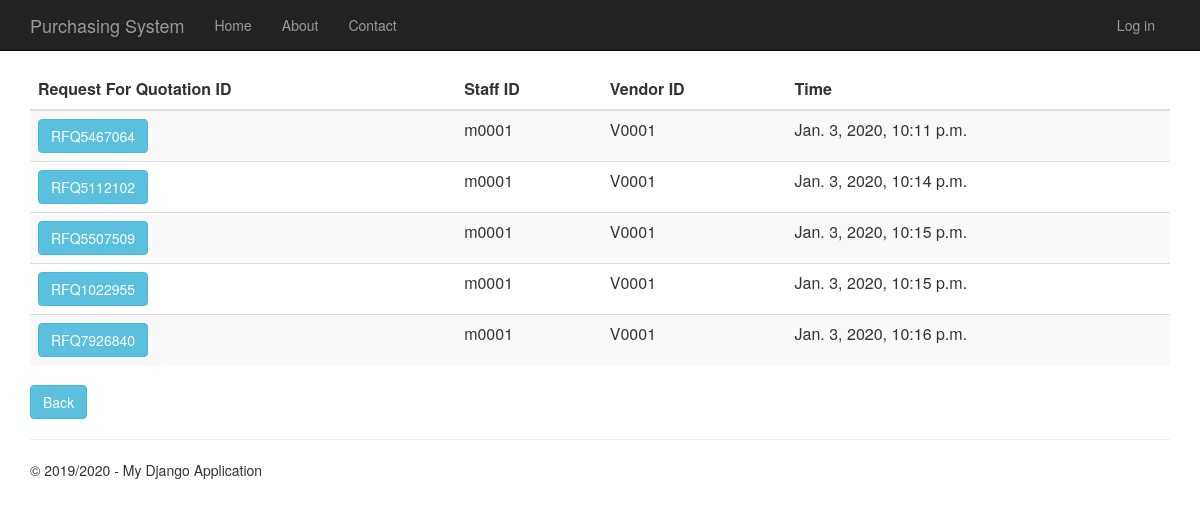
The page /requestforquotationhistory on the database as committed earlier.
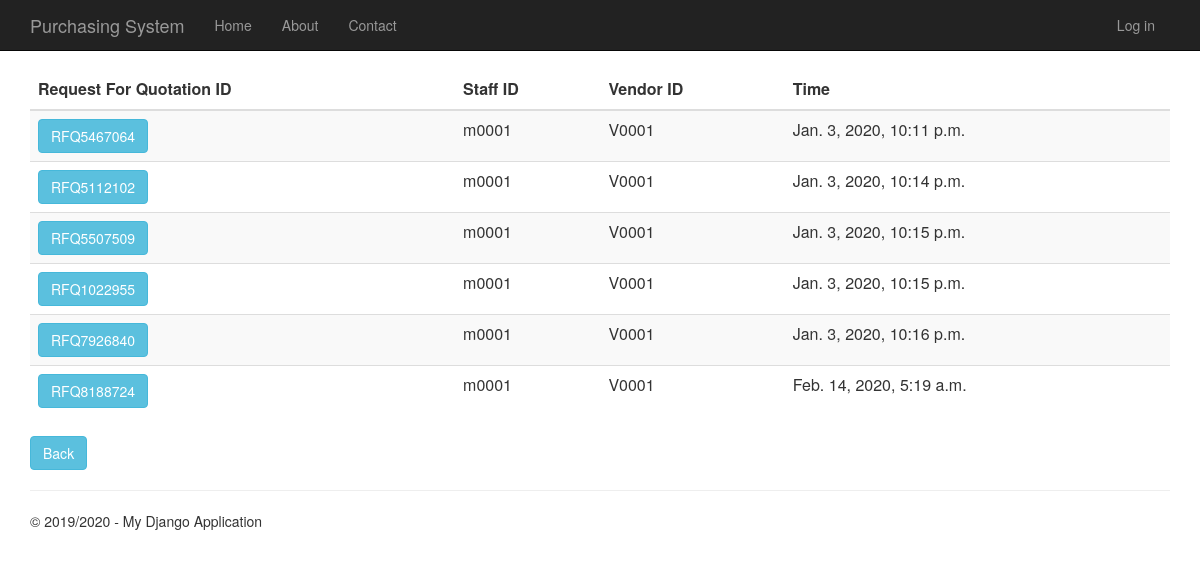
The same page on the database as committed later.
### RequestForQuotation/models.py (models this page shows)
class RequestForQuotation(models.Model):
    request_for_quotation_id = models.CharField(primary_key=True, max_length=10)
    time_created = models.DateTimeField()
    description = models.TextField(null=True,default=None, blank=True)
    total_price = models.DecimalField(max_digits=10, decimal_places=2, default=Decimal('0.00'))
    person_id = models.ForeignKey(Person, on_delete = models.CASCADE)
    vendor_id = models.ForeignKey(Vendor, on_delete = models.CASCADE)
    purchase_requisition_id = models.ForeignKey(PurchaseRequisition, on_delete = models.CASCADE)
    def __str__(self):
        return str(self.request_for_quotation_id)

### app/models.py (models this page shows, shortened)
class Person(models.Model):
    user_id = models.OneToOneField(User)
    person_id = models.CharField(primary_key=True, max_length=10)
    person_name = models.TextField()
    person_address = models.TextField()
    person_phone_number = models.TextField()
    person_role = models.TextField(default = 'EMPLOYEE')

class Vendor(models.Model):
    vendor_id = models.CharField(primary_key=True, max_length=10)
    vendor_name = models.TextField()
    vendor_phone_number = models.TextField()
    vendor_address = models.TextField()
    vendor_email = models.TextField()
    def __str__(self):
        return str(self.vendor_id)

### RequestForQuotation/views.py (the view)
# urls.py: url(r'^requestforquotationhistory', RequestForQuotation.views.requestforquotationhistory, name="request_of_quotation_history"),
def requestforquotationhistory(request):
        request_for_quotations = RequestForQuotation.objects.all()
        print(request_for_quotations)
        context = {
            'title':'Request For Quotation History',
            'rows':request_for_quotations,
            'year':'2019/2020'
            }
        return render(request,'RequestForQuotation/requestforquotationhistory.html',context)

### RequestForQuotation/templates/RequestForQuotation/requestforquotationhistory.html
﻿{% extends "app/layout.html" %}
{% block content %}
<div class="purchaseorderhistory margintop">
    <form action="requestforquotationhistorydetails" method="GET">
        <table class="table table-striped margintop">
          <thead>
            <tr>
              <th scope="col">Request For Quotation ID</th>
              <th scope="col">Staff ID</th>
              <th scope="col">Vendor ID</th>
              <th scope="col">Time</th>
            </tr>
          </thead>
          <tbody>
              {% for r in rows %}
            <tr>
                 <td><button type="submit" name="rfq_id" value="{{r.request_for_quotation_id}}" class="btn btn-info" >{{r.request_for_quotation_id}}</button></td>
                 <td>{{r.person_id.person_id}}</td>
                 <td>{{r.vendor_id}}</td>
                 <td>{{r.time_created}}</td>
            </tr>
              {% endfor %}
          </tbody>
        </table>
    </form>
       <form action="menu">
        <div class="margintop">
            <button type="submit" class="btn btn-info" >Back</button>
        </div>
    </form>
</div>
{% endblock %}

### app/templates/app/layout.html (shortened to what this page needs)
﻿<!DOCTYPE html>
<html>
<head>
    {% load staticfiles %}
    <link rel="stylesheet" type="text/css" href="{% static 'app/content/bootstrap.min.css' %}" />
    <link rel="stylesheet" type="text/css" href="{% static 'app/content/site.css' %}" />
</head>
<body>
    <div class="navbar navbar-inverse navbar-fixed-top">
        <div class="container">
            <div class="navbar-header">
                <a href="/" class="navbar-brand">Purchasing System</a>
            </div>
            <div class="navbar-collapse collapse">
                <ul class="nav navbar-nav">
                    <li><a href="{% url 'home' %}">Home</a></li>
                    <li><a href="{% url 'about' %}">About</a></li>
                    <li><a href="{% url 'contact' %}">Contact</a></li>
                </ul>
                {% include 'app/loginpartial.html' %}
            </div>
        </div>
    </div>
    <div class="container body-content">
{% block content %}{% endblock %}
        <hr/>
        <footer>
            <p>&copy; {{ year }} - My Django Application</p>
        </footer>
    </div>
</body>
</html>

### app/templates/app/loginpartial.html
{% if user.is_authenticated %}
<form id="logoutForm" action="/logout" method="post" class="navbar-right">
    {% csrf_token %}
    <ul class="nav navbar-nav navbar-right">
        <li><span class="navbar-brand">Hello {{ user.username }}!</span></li>
        <li><a href="javascript:document.getElementById('logoutForm').submit()">Log off</a></li>
    </ul>
</form>
{% else %}
<ul class="nav navbar-nav navbar-right">
    <li><a href="{% url 'login' %}">Log in</a></li>
</ul>
{% endif %}

### app/static/app/content/site.css (style rules this page uses)
body { padding-top: 50px; padding-bottom: 20px; }
.body-content { padding-left: 15px; padding-right: 15px; }

Rows that differ between the two databases and show on the page:
added RequestForQuotation: request_for_quotation_id "RFQ8188724", person_id.person_id "m0001", vendor_id "V0001", time_created "Feb. 14, 2020, 5:19 a.m."
